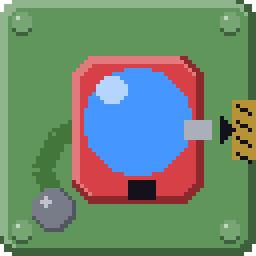
#> input picture tools/art/source/Buildings/extractor_plastic.png, 64 x 64 px (shown 4 times larger)
$ python make_cheese.py
#> lines starting #> are read from the running program, lines starting #| are printed output that depends on the picture
"""
Draws the cheese art (then restyle.py maps it to the palette and outlines it):
  Resources/cheese.png       a wedge of cheese with holes (the deposit on the floor, and the raw cheese)
  Items/melted_cheese.png    a puddle of melted cheese with drips and a shine (the item on belts)
  Buildings/cheese_melter.png  the plastic melter recoloured: its molten plastic becomes molten cheese

    python tools/art/make_cheese.py && python tools/art/restyle.py
"""
import colorsys
import os
from PIL import Image, ImageDraw

HERE = os.path.dirname(os.path.abspath(__file__))
SRC = os.path.join(HERE, "source")

CHEESE = (244, 200, 82)
CHEESE_DARK = (206, 156, 52)
CHEESE_LIGHT = (255, 230, 140)
RIND = (226, 170, 60)


def wedge():
    img = Image.new("RGBA", (64, 64), (0, 0, 0, 0))
#> img: PIL image 64x64 RGBA; every value is 0
    d = ImageDraw.Draw(img)
    d.ellipse((8, 46, 58, 58), fill=(0, 0, 0, 70))
    # top face (light) and front face (darker) of a wedge, seen a little from the front
    d.polygon([(10, 26), (54, 14), (56, 22), (12, 34)], fill=CHEESE_LIGHT)
    d.polygon([(12, 34), (56, 22), (56, 48), (12, 52)], fill=CHEESE)
    d.polygon([(10, 26), (12, 34), (12, 52), (8, 46)], fill=RIND)
    for x, y, r in ((24, 40, 4), (40, 34, 3), (46, 42, 3), (30, 30, 2), (44, 20, 2)):
        d.ellipse((x - r, y - r, x + r, y + r), fill=CHEESE_DARK)
    img.save(os.path.join(SRC, "Resources", "cheese.png"))
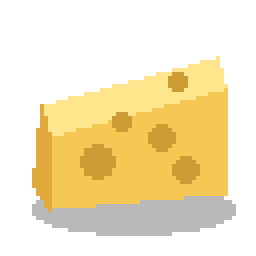
#> saved as cheese.png: PIL image 64x64 RGBA (shown 4 times larger); mean R, G, B, A 85, 70.6, 32.1, 96.1; transparent parts drawn white


def puddle():
    img = Image.new("RGBA", (64, 64), (0, 0, 0, 0))
    d = ImageDraw.Draw(img)
    d.ellipse((10, 34, 56, 54), fill=(0, 0, 0, 60))
    d.ellipse((8, 22, 56, 50), fill=CHEESE)
    d.ellipse((18, 16, 44, 36), fill=CHEESE)
    d.ellipse((12, 30, 52, 48), fill=CHEESE_DARK)
    d.ellipse((14, 26, 50, 44), fill=CHEESE)
    for x, y in ((16, 44), (30, 47), (44, 45)):  # drips
        d.ellipse((x - 3, y, x + 3, y + 7), fill=CHEESE_DARK)
    d.ellipse((22, 20, 32, 26), fill=CHEESE_LIGHT)  # shine
    d.ellipse((36, 30, 40, 33), fill=CHEESE_LIGHT)
    img.save(os.path.join(SRC, "Items", "melted_cheese.png"))
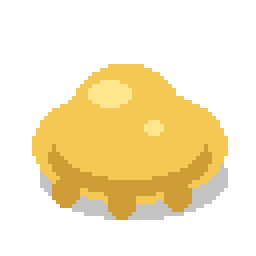
#> saved as melted_cheese.png: PIL image 64x64 RGBA (shown 4 times larger); mean R, G, B, A 75.1, 61, 25, 83.2; transparent parts drawn white


def melter():
    """The plastic melter, with every strongly coloured (non-green, non-grey) pixel turned cheese yellow."""
    img = Image.open(os.path.join(SRC, "Buildings", "extractor_plastic.png")).convert("RGBA")
#> img is the input picture: PIL image 64x64 RGBA; mean R, G, B, A 109.6, 134.8, 112.5, 253.8
    px = img.load()
    for y in range(img.height):
        for x in range(img.width):
            r, g, b, a = px[x, y]
            if a == 0:
                continue
            h, l, s = colorsys.rgb_to_hls(r / 255, g / 255, b / 255)
            green = 0.2 < h < 0.45
            if s > 0.35 and not green:
                nr, ng, nb = colorsys.hls_to_rgb(0.12, l, min(1.0, s))
                px[x, y] = (int(nr * 255), int(ng * 255), int(nb * 255), a)
    img.save(os.path.join(SRC, "Buildings", "cheese_melter.png"))
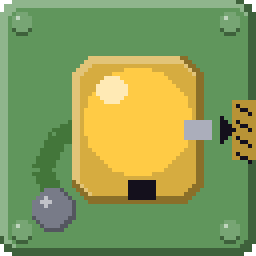
#> saved as cheese_melter.png: PIL image 64x64 RGBA (shown 4 times larger); mean R, G, B, A 133.8, 154.5, 87.4, 253.8; transparent parts drawn white


if __name__ == "__main__":
    wedge()
    puddle()
    melter()
    print("wrote cheese.png, melted_cheese.png, cheese_melter.png")
